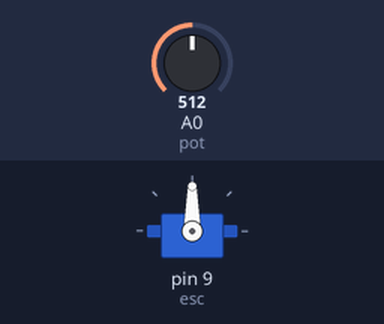
A sketch run on a simulated Arduino Uno, built with avr-gcc and run on an emulated ATmega328P. On the bench: servo. The test bench sets the inputs (shaded band); at power-on: A0 (pot) = 512.

Above: at 1.2 s.
1.3 s: A0 (pot) set to 716
At 2.1 s:
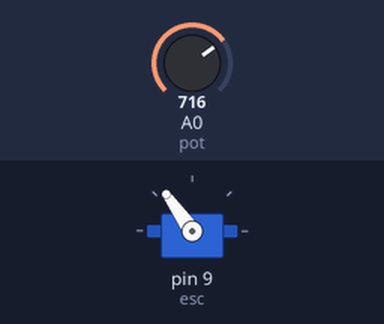
2.8 s: A0 (pot) set to 900
At 3.2 s:
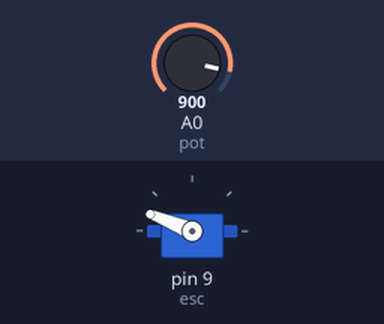
4.3 s: A0 (pot) set to 1023
At 5.5 s:
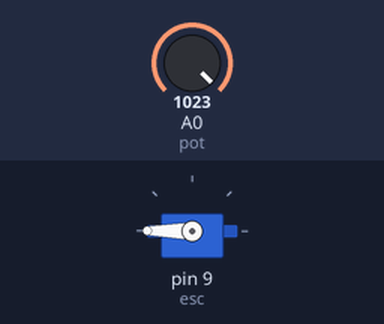
5.8 s: A0 (pot) set to 306
At 6.7 s:
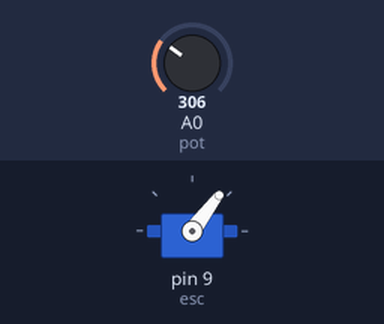
7.3 s: A0 (pot) set to 122
At 7.9 s:
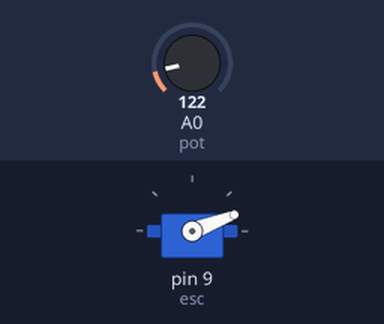
Timing chart, 0 to 9.8 s (numbered marks = the images above; inputs shaded):
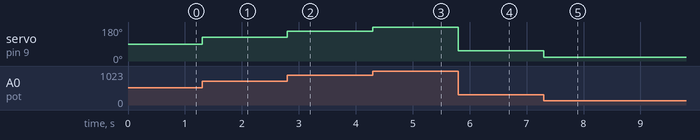

Measured:
- after the input at 1.3 s, servo on pin 9 (esc): 90° → 125° at once
- after the input at 2.8 s, servo on pin 9 (esc): 125° → 158° at once
- after the input at 4.3 s, servo on pin 9 (esc): 158° → 180° at once
- after the input at 5.8 s, servo on pin 9 (esc): 180° → 53° at once
- after the input at 7.3 s, servo on pin 9 (esc): 53° → 21° at once

The sketch:

BrushlessMotorESCDriver.ino
```cpp
#include <Servo.h>
#define pot A0

Servo esc;

void setup() {
  esc.attach(9, 1000, 2000);
  // Serial.begin(9600);
}

void loop() {
  esc.write(map(analogRead(pot), 0, 1023, 0, 180));
  // Serial.println(map(analogRead(pot), 0, 1023, 0, 180));
}
```
